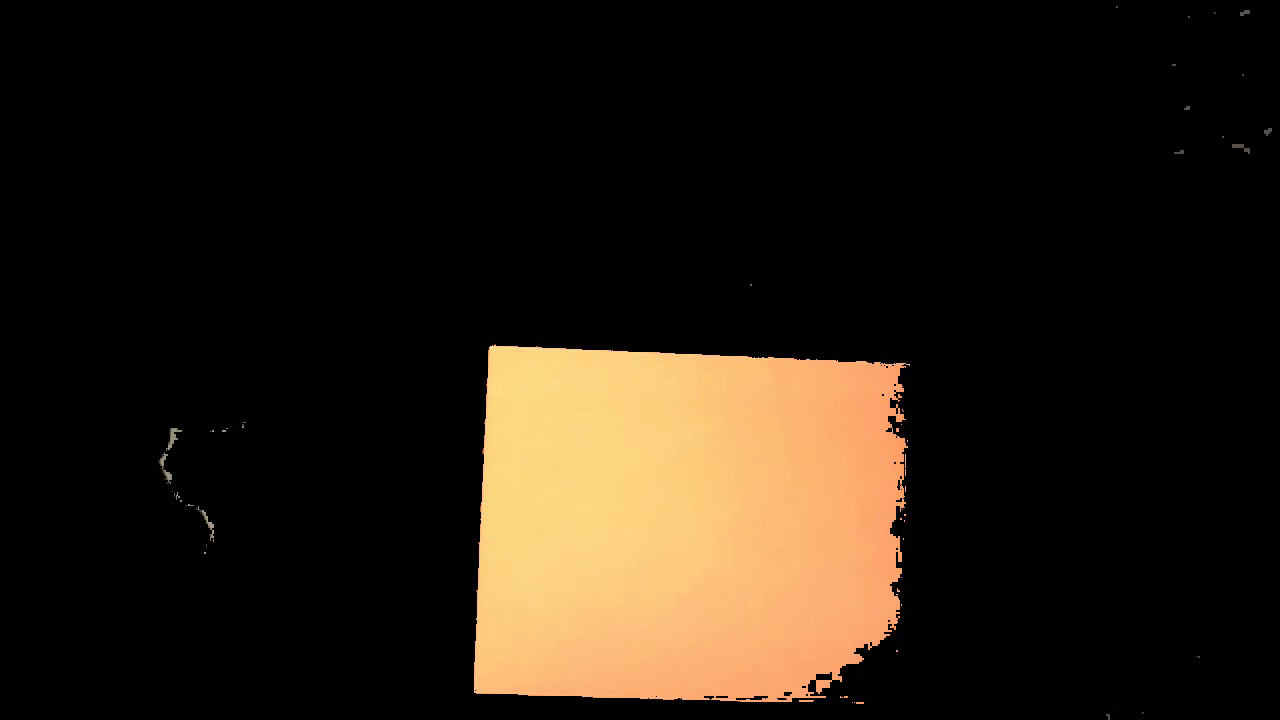
#> input picture frame 6 of pratice/temp/orange_res.mp4, 1280 x 720 px, given in place of orange1.mp4, which was not available
$ python 'HSV目标追踪.py'
#> lines starting #> are read from the running program, lines starting #| are printed output that depends on the picture; after the words box and inside, x2 and y2 are one past the last pixel; in counts of white or black regions, pixels touching at a corner belong together; pictures that were not available may be replaced by others from this repository, and a replacement may not be noted
#!/usr/bin/env python3
# -*- coding:utf-8 -*-
# @author Dinglong Zhang
# @date 2022/10/27
# @file HSV目标追踪.py

import cv2
import numpy as np

cap = cv2.VideoCapture('orange1.mp4')

fourcc = cv2.VideoWriter_fourcc(*'mp4v')  # 设置输出视频格式
fps =cap.get(cv2.CAP_PROP_FPS)  # 设置输出视频帧数
size = (int(cap.get(cv2.CAP_PROP_FRAME_WIDTH)), int(cap.get(cv2.CAP_PROP_FRAME_HEIGHT)))  # 视频尺寸


out2 = cv2.VideoWriter('orange_hsv.mp4', fourcc, fps, size)  # 设置输出hsv视频
out3 = cv2.VideoWriter('orange_mask.mp4', fourcc, fps, size)  # 设置输出mask视频
out4 = cv2.VideoWriter('orange_res.mp4', fourcc, fps, size)  # 设置输出最终过滤视频
out5 = cv2.VideoWriter('orange_result.mp4', fourcc, fps, size)  # 设置输出mask视频


while cap.isOpened():
    ret, frame = cap.read()
#> frame is the input picture: shape (720, 1280, 3); mean B, G, R 18.6, 29.5, 38.5

    if ret==True:

        hsv = cv2.cvtColor(frame, cv2.COLOR_BGR2HSV)
#> hsv: shape (720, 1280, 3); mean H, S, V 3.3, 23.4, 38.6
        lower = np.array([11, 43, 46])
        upper = np.array([25, 255, 255])
        mask2 = cv2.inRange(hsv, lower, upper)
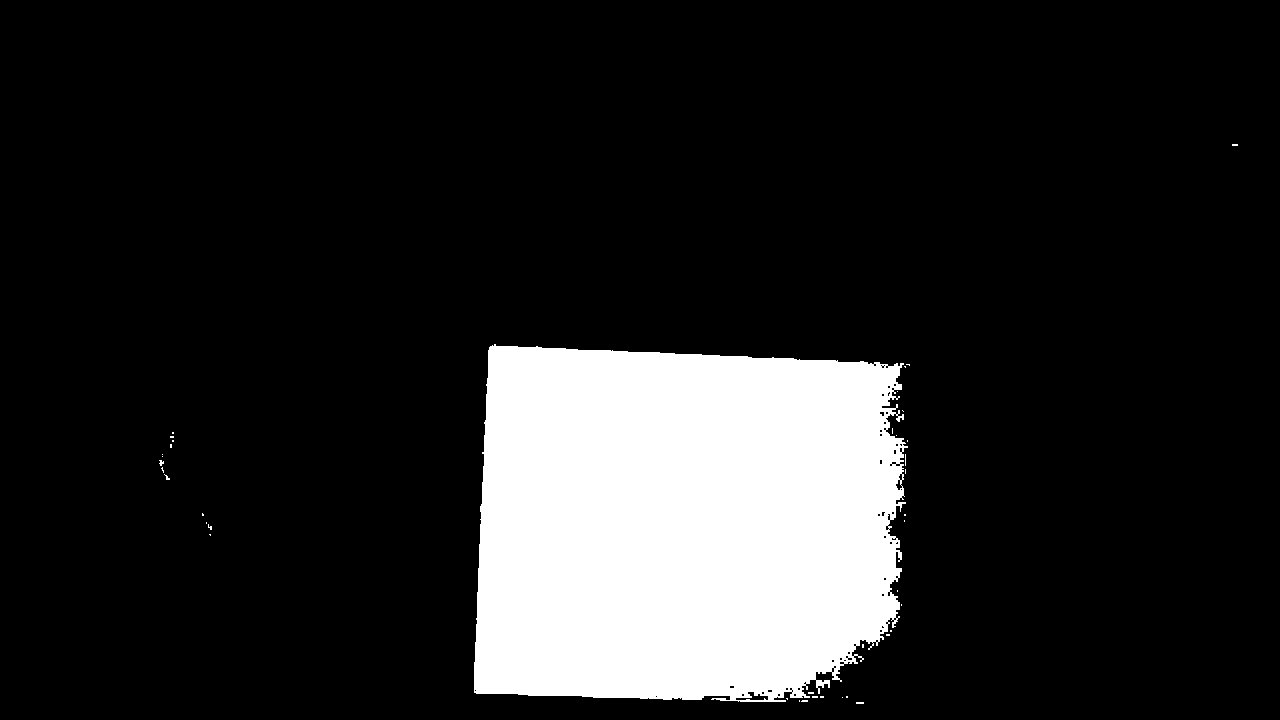
#> mask2: shape (720, 1280); 15.1% white; 40 white regions (39 under 20 px), largest, box (x1, y1, x2, y2) and area: (474, 344, 908, 702) 138979

        res = cv2.bitwise_and(frame, frame, mask=mask2)

        kernel = np.ones((10, 10), np.uint8)  # 设置开运算所需核
        opening = cv2.morphologyEx(mask2, cv2.MORPH_OPEN, kernel)  # 对得到的mask进行开运算，消除掉周围的白色小块
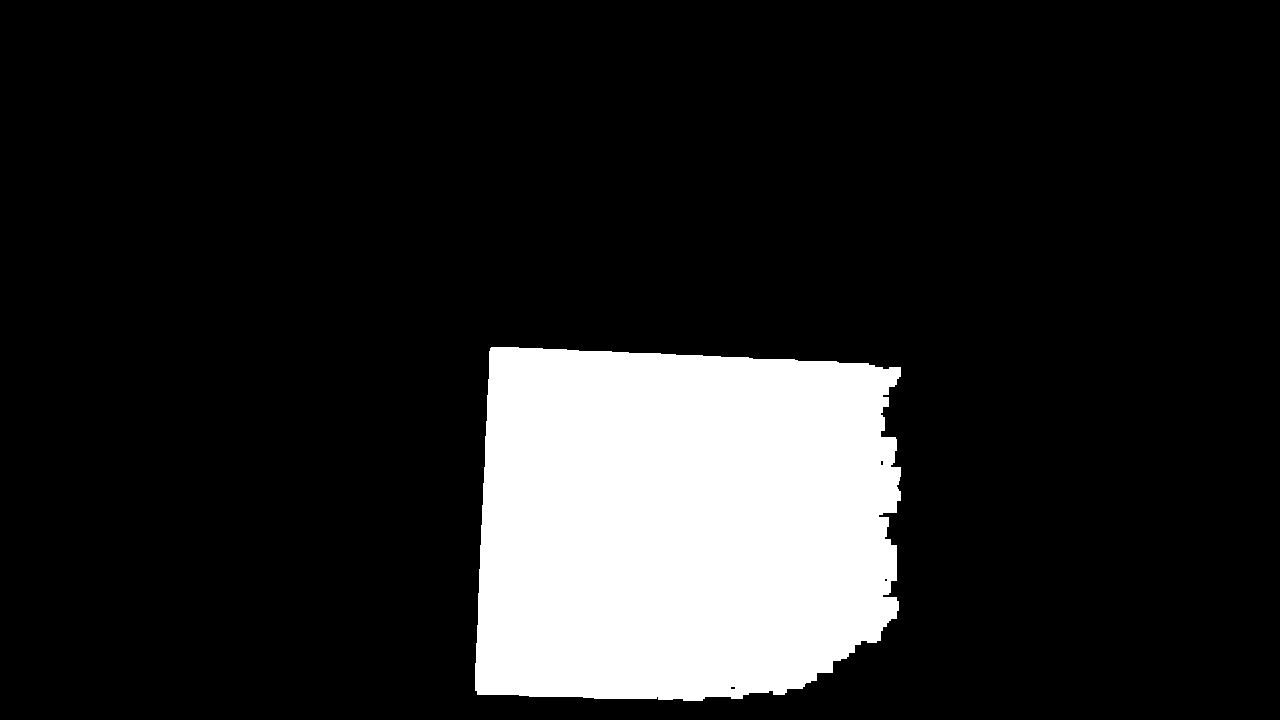
#> opening: shape (720, 1280); 14.8% white; 1 white region, box (x1, y1, x2, y2) and area: (475, 347, 901, 701) 136814
        print(opening)
#> (printed output is left out)
        rectangle = np.where(opening == 255)  # 找出开运算后矩阵中为255的部分，即物体范围
#> rectangle = 136814 positions, rows 347 to 700, columns 475 to 900
        cv2.rectangle(frame, (min(rectangle[1]), min(rectangle[0])), (max(rectangle[1]), max(rectangle[0])),
                      (0, 0, 255), 3)  # 根据每一帧中物体的左上角坐标以及右下角坐标绘制矩形框
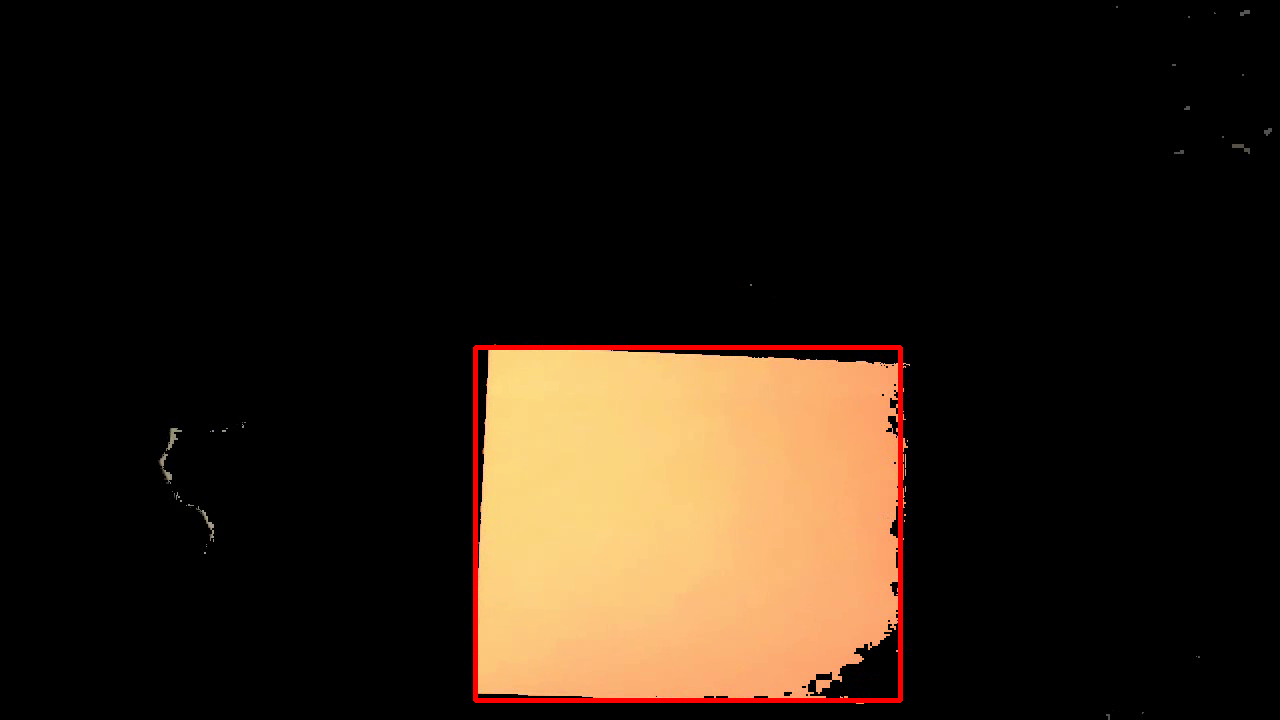
#> frame: shape (720, 1280, 3); 0.84% of pixels changed, all inside (x1, y1, x2, y2) = (473, 345, 903, 703)
        out2.write(hsv)  # 保存hsv视频到本地
        out3.write(mask2)  # 保存mask视频到本地
        out4.write(res)  # 保存最终视频到本地
        out5.write(frame)
        cv2.imshow('frame', opening)
        if cv2.waitKey(1) & 0xff == ord('q'):
#> (key q is pressed here)
            break
    else:
        break

cap.release()
cv2.destroyAllWindows()

$ run again, starting later in the video
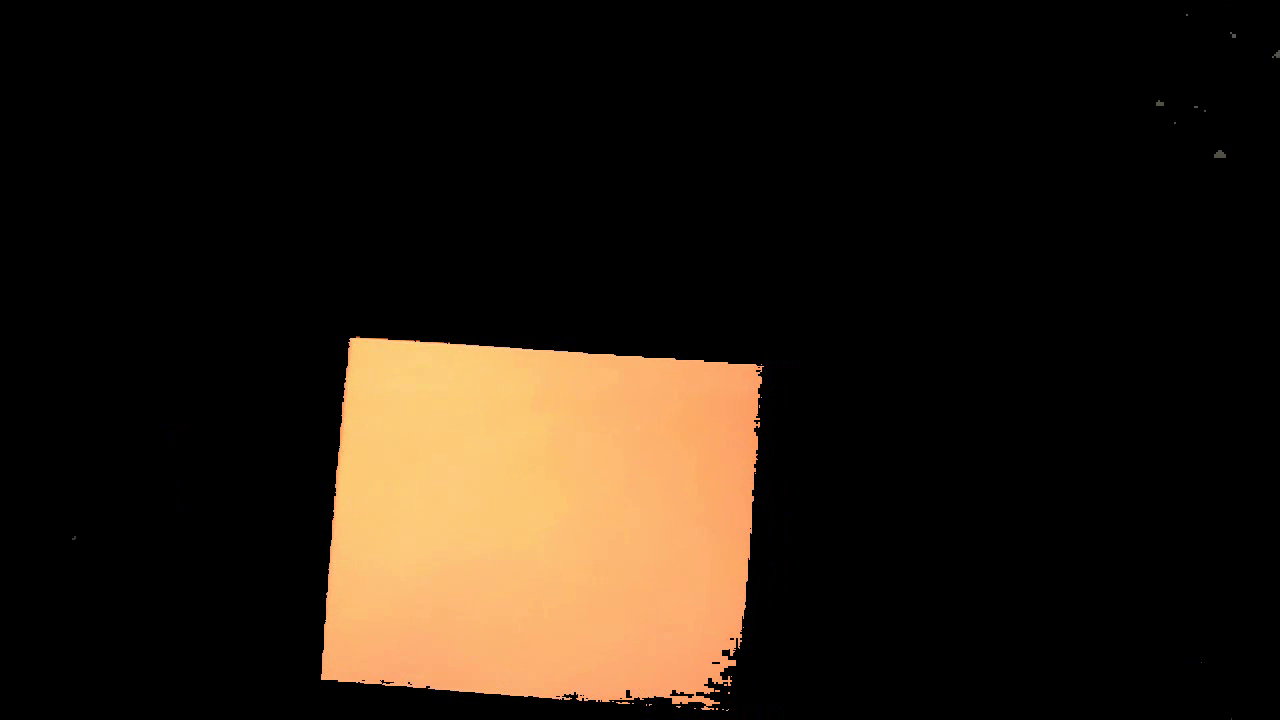
#> input picture frame 27 of pratice/temp/orange_res.mp4, 1280 x 720 px, given in place of orange1.mp4, which was not available
#> frame is the input picture: shape (720, 1280, 3); mean B, G, R 17.9, 28.7, 39
#> hsv: shape (720, 1280, 3); mean H, S, V 3.2, 24.6, 39
#> `mask2 = cv2.inRange(hsv, lower, upper)`:
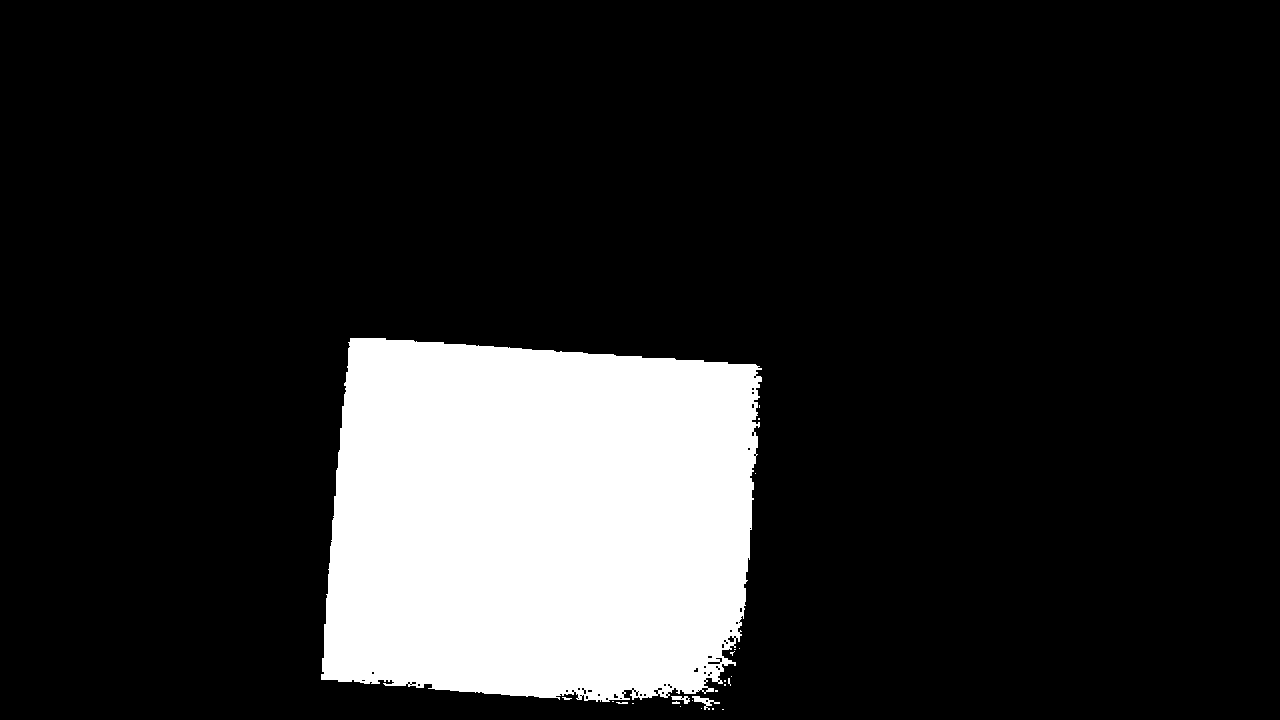
#> mask2: shape (720, 1280); 15.3% white; 24 white regions (20 under 20 px), largest, box (x1, y1, x2, y2) and area: (321, 338, 762, 702) 140899, (692, 696, 720, 710) 134, (671, 696, 690, 704) 79, (616, 702, 628, 704) 20
#> opening: shape (720, 1280); 15.1% white; 1 white region, box (x1, y1, x2, y2) and area: (323, 339, 759, 699) 139146
#> (printed output is left out)
#> rectangle = 139146 positions, rows 339 to 698, columns 323 to 758
#> `cv2.rectangle(frame, (min(rectangle[1]), min(rectangle[0])), (max(rect..`:
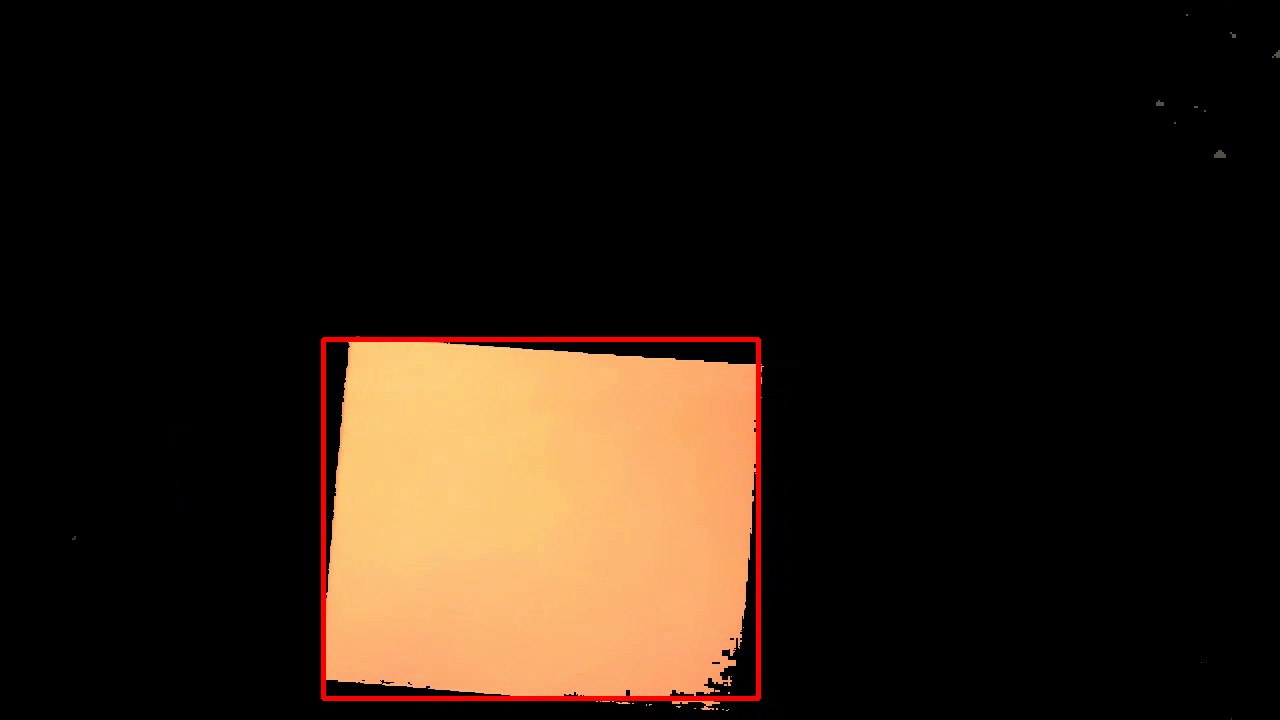
#> frame: shape (720, 1280, 3); 0.86% of pixels changed, all inside (x1, y1, x2, y2) = (321, 337, 761, 701)

$ run again, starting later in the video
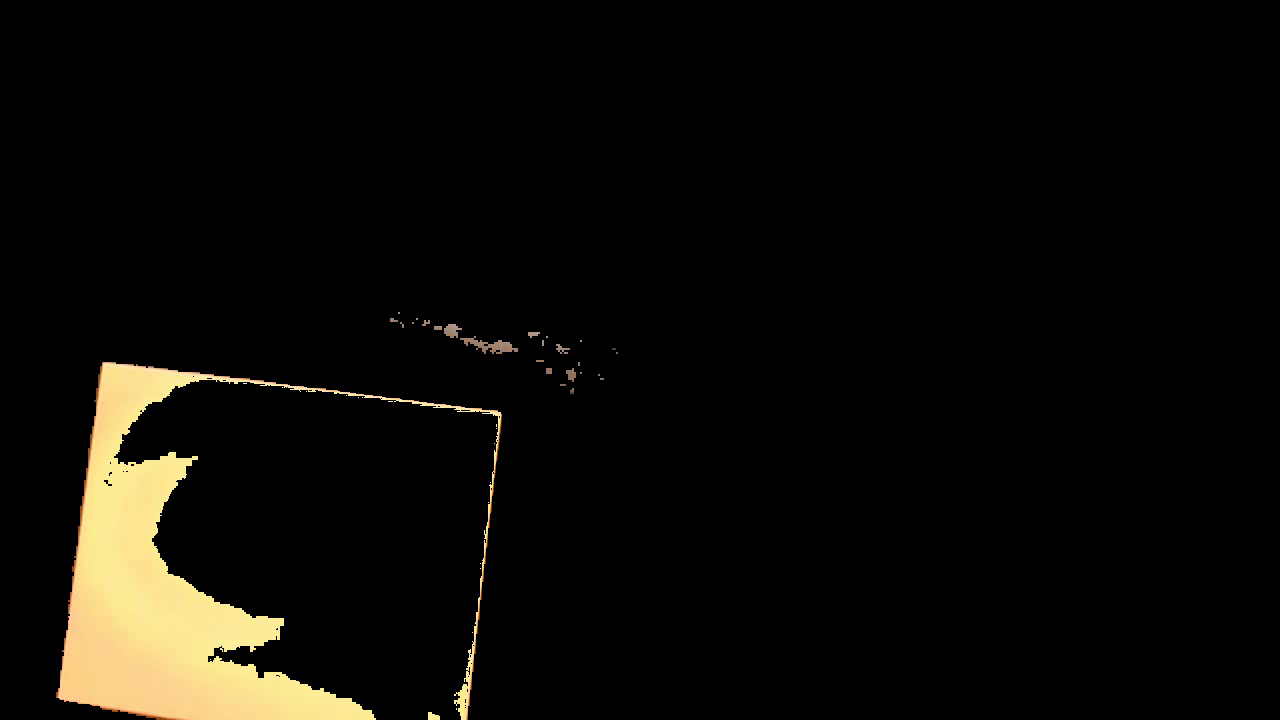
#> input picture frame 48 of pratice/temp/orange_res.mp4, 1280 x 720 px, given in place of orange1.mp4, which was not available
#> frame is the input picture: shape (720, 1280, 3); mean B, G, R 7.4, 11.3, 12.8
#> hsv: shape (720, 1280, 3); mean H, S, V 2.5, 10.6, 12.8
#> `mask2 = cv2.inRange(hsv, lower, upper)`:
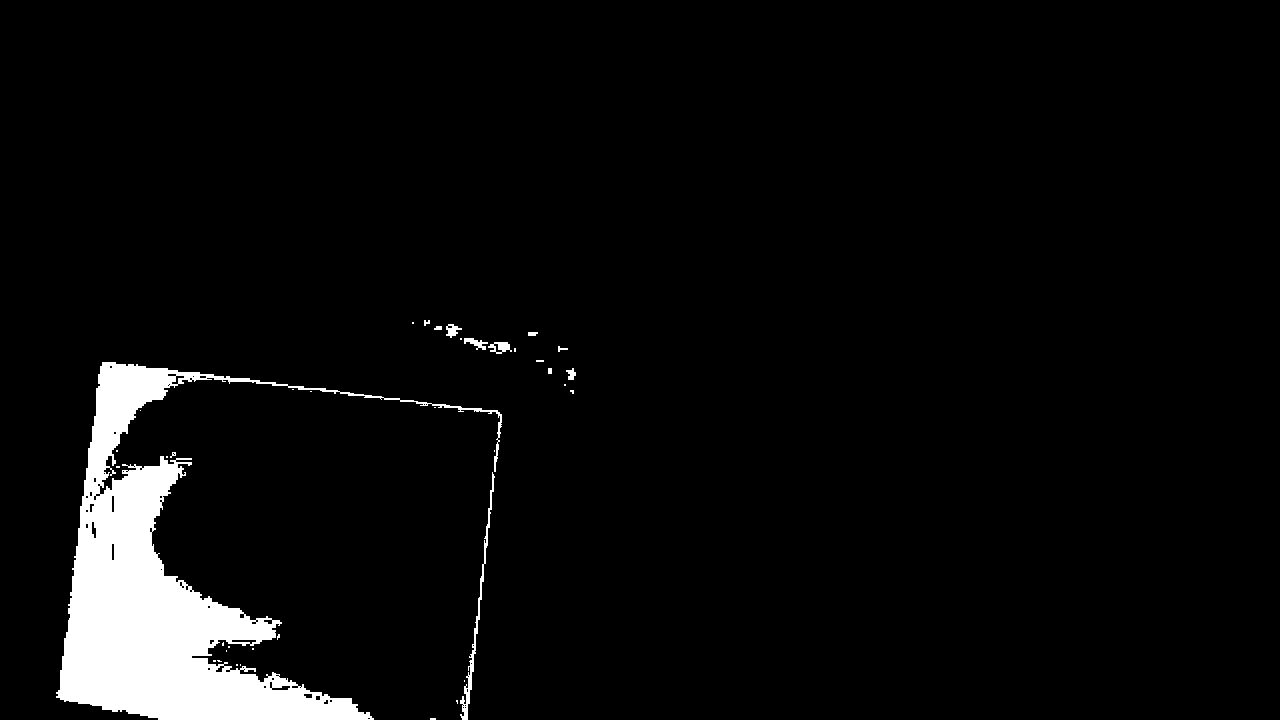
#> mask2: shape (720, 1280); 4.7% white; 38 white regions (27 under 20 px), largest, box (x1, y1, x2, y2) and area: (56, 362, 502, 720) 41547, (460, 472, 495, 720) 781, (488, 342, 512, 354) 164
#> opening: shape (720, 1280); 4.1% white; 3 white regions, box (x1, y1, x2, y2) and area: (61, 465, 369, 720) 33162, (87, 365, 169, 479) 4662, (85, 481, 99, 493) 160
#> (printed output is left out)
#> rectangle = 37984 positions, rows 365 to 719, columns 61 to 368
#> `cv2.rectangle(frame, (min(rectangle[1]), min(rectangle[0])), (max(rect..`:
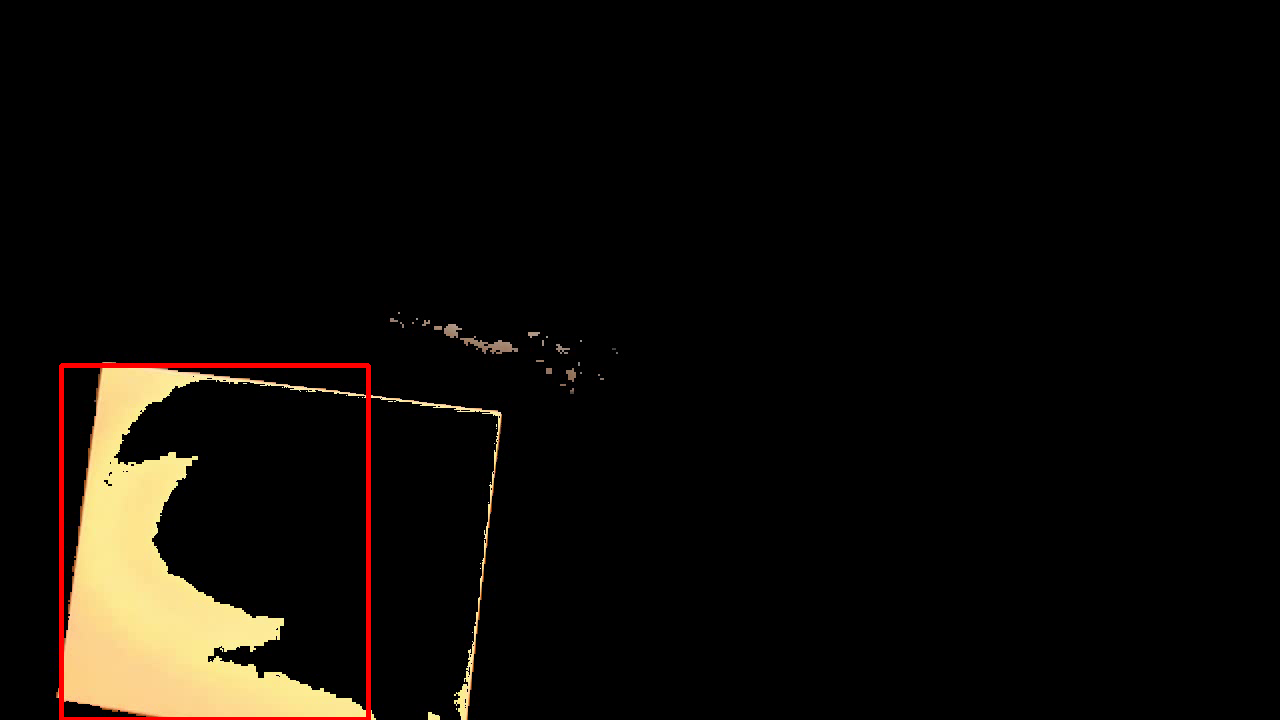
#> frame: shape (720, 1280, 3); 0.65% of pixels changed, all inside (x1, y1, x2, y2) = (59, 363, 371, 720)
